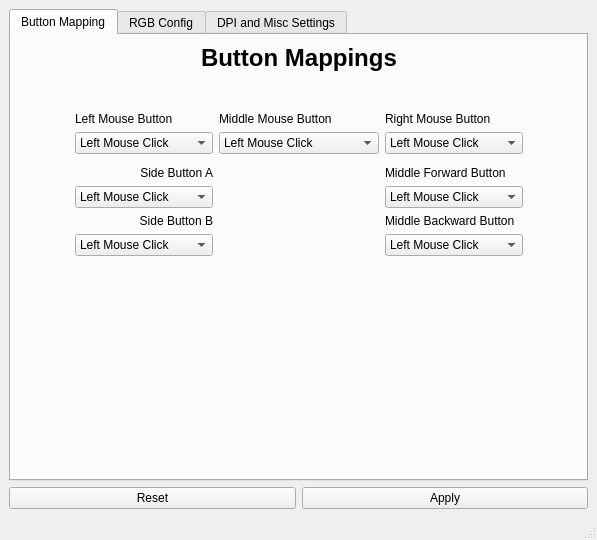
<?xml version="1.0" encoding="UTF-8"?>
<ui version="4.0">
 <class>MainWindow</class>
 <widget class="QMainWindow" name="MainWindow">
  <property name="geometry">
   <rect>
    <x>0</x>
    <y>0</y>
    <width>597</width>
    <height>540</height>
   </rect>
  </property>
  <property name="windowTitle">
   <string>A704F Mouse Utilities</string>
  </property>
  <property name="windowIcon">
   <iconset resource="../resource.qrc">
    <normaloff>:/img/mouse_base.png</normaloff>:/img/mouse_base.png</iconset>
  </property>
  <widget class="QWidget" name="centralwidget">
   <layout class="QGridLayout" name="gridLayout_2">
    <item row="1" column="0">
     <layout class="QHBoxLayout" name="actionRow">
      <item>
       <widget class="QPushButton" name="resetButton">
        <property name="text">
         <string>Reset</string>
        </property>
       </widget>
      </item>
      <item>
       <widget class="QPushButton" name="applyButton">
        <property name="sizePolicy">
         <sizepolicy hsizetype="Preferred" vsizetype="Fixed">
          <horstretch>0</horstretch>
          <verstretch>0</verstretch>
         </sizepolicy>
        </property>
        <property name="text">
         <string>Apply</string>
        </property>
       </widget>
      </item>
     </layout>
    </item>
    <item row="0" column="0">
     <widget class="QTabWidget" name="tabWidget">
      <property name="currentIndex">
       <number>0</number>
      </property>
      <widget class="QWidget" name="buttonMappingTab">
       <attribute name="title">
        <string>Button Mapping</string>
       </attribute>
       <layout class="QGridLayout" name="gridLayout_8">
        <item row="1" column="1">
         <spacer name="verticalSpacer_7">
          <property name="orientation">
           <enum>Qt::Vertical</enum>
          </property>
          <property name="sizeHint" stdset="0">
           <size>
            <width>20</width>
            <height>40</height>
           </size>
          </property>
         </spacer>
        </item>
        <item row="2" column="2">
         <spacer name="horizontalSpacer_2">
          <property name="orientation">
           <enum>Qt::Horizontal</enum>
          </property>
          <property name="sizeHint" stdset="0">
           <size>
            <width>40</width>
            <height>20</height>
           </size>
          </property>
         </spacer>
        </item>
        <item row="2" column="0">
         <spacer name="horizontalSpacer">
          <property name="orientation">
           <enum>Qt::Horizontal</enum>
          </property>
          <property name="sizeHint" stdset="0">
           <size>
            <width>40</width>
            <height>20</height>
           </size>
          </property>
         </spacer>
        </item>
        <item row="3" column="1">
         <spacer name="verticalSpacer_6">
          <property name="orientation">
           <enum>Qt::Vertical</enum>
          </property>
          <property name="sizeHint" stdset="0">
           <size>
            <width>20</width>
            <height>40</height>
           </size>
          </property>
         </spacer>
        </item>
        <item row="2" column="1">
         <layout class="QGridLayout" name="gridLayout_6">
          <item row="0" column="2">
           <layout class="QVBoxLayout" name="verticalLayout_3">
            <item>
             <widget class="QLabel" name="label_3">
              <property name="sizePolicy">
               <sizepolicy hsizetype="Preferred" vsizetype="Fixed">
                <horstretch>0</horstretch>
                <verstretch>0</verstretch>
               </sizepolicy>
              </property>
              <property name="text">
               <string>Right Mouse Button</string>
              </property>
             </widget>
            </item>
            <item>
             <widget class="QComboBox" name="rmbComboBox">
              <item>
               <property name="text">
                <string>Left Mouse Click</string>
               </property>
              </item>
              <item>
               <property name="text">
                <string>Middle Mouse Click</string>
               </property>
              </item>
              <item>
               <property name="text">
                <string>Right Mouse Click</string>
               </property>
              </item>
              <item>
               <property name="text">
                <string>Forward</string>
               </property>
              </item>
              <item>
               <property name="text">
                <string>Backward</string>
               </property>
              </item>
              <item>
               <property name="text">
                <string>DPI Switch</string>
               </property>
              </item>
              <item>
               <property name="text">
                <string>Show Desktop</string>
               </property>
              </item>
              <item>
               <property name="text">
                <string>Double Click</string>
               </property>
              </item>
              <item>
               <property name="text">
                <string>Fire</string>
               </property>
              </item>
              <item>
               <property name="text">
                <string>DPI+</string>
               </property>
              </item>
              <item>
               <property name="text">
                <string>DPI-</string>
               </property>
              </item>
              <item>
               <property name="text">
                <string>Custom...</string>
               </property>
              </item>
             </widget>
            </item>
           </layout>
          </item>
          <item row="0" column="0">
           <layout class="QVBoxLayout" name="verticalLayout">
            <item>
             <widget class="QLabel" name="label_2">
              <property name="sizePolicy">
               <sizepolicy hsizetype="Preferred" vsizetype="Fixed">
                <horstretch>0</horstretch>
                <verstretch>0</verstretch>
               </sizepolicy>
              </property>
              <property name="text">
               <string>Left Mouse Button</string>
              </property>
             </widget>
            </item>
            <item>
             <widget class="QComboBox" name="lmbComboBox">
              <item>
               <property name="text">
                <string>Left Mouse Click</string>
               </property>
              </item>
              <item>
               <property name="text">
                <string>Middle Mouse Click</string>
               </property>
              </item>
              <item>
               <property name="text">
                <string>Right Mouse Click</string>
               </property>
              </item>
              <item>
               <property name="text">
                <string>Forward</string>
               </property>
              </item>
              <item>
               <property name="text">
                <string>Backward</string>
               </property>
              </item>
              <item>
               <property name="text">
                <string>DPI Switch</string>
               </property>
              </item>
              <item>
               <property name="text">
                <string>Show Desktop</string>
               </property>
              </item>
              <item>
               <property name="text">
                <string>Double Click</string>
               </property>
              </item>
              <item>
               <property name="text">
                <string>Fire</string>
               </property>
              </item>
              <item>
               <property name="text">
                <string>DPI+</string>
               </property>
              </item>
              <item>
               <property name="text">
                <string>DPI-</string>
               </property>
              </item>
              <item>
               <property name="text">
                <string>Custom...</string>
               </property>
              </item>
             </widget>
            </item>
           </layout>
          </item>
          <item row="2" column="0">
           <layout class="QVBoxLayout" name="verticalLayout_8">
            <item>
             <widget class="QLabel" name="label_7">
              <property name="sizePolicy">
               <sizepolicy hsizetype="Preferred" vsizetype="Fixed">
                <horstretch>0</horstretch>
                <verstretch>0</verstretch>
               </sizepolicy>
              </property>
              <property name="layoutDirection">
               <enum>Qt::LeftToRight</enum>
              </property>
              <property name="text">
               <string>&lt;html&gt;&lt;head/&gt;&lt;body&gt;&lt;p align=&quot;right&quot;&gt;Side Button A&lt;/p&gt;&lt;/body&gt;&lt;/html&gt;</string>
              </property>
             </widget>
            </item>
            <item>
             <widget class="QComboBox" name="sfdComboBox">
              <item>
               <property name="text">
                <string>Left Mouse Click</string>
               </property>
              </item>
              <item>
               <property name="text">
                <string>Middle Mouse Click</string>
               </property>
              </item>
              <item>
               <property name="text">
                <string>Right Mouse Click</string>
               </property>
              </item>
              <item>
               <property name="text">
                <string>Forward</string>
               </property>
              </item>
              <item>
               <property name="text">
                <string>Backward</string>
               </property>
              </item>
              <item>
               <property name="text">
                <string>DPI Switch</string>
               </property>
              </item>
              <item>
               <property name="text">
                <string>Show Desktop</string>
               </property>
              </item>
              <item>
               <property name="text">
                <string>Double Click</string>
               </property>
              </item>
              <item>
               <property name="text">
                <string>Fire</string>
               </property>
              </item>
              <item>
               <property name="text">
                <string>DPI+</string>
               </property>
              </item>
              <item>
               <property name="text">
                <string>DPI-</string>
               </property>
              </item>
              <item>
               <property name="text">
                <string>Custom...</string>
               </property>
              </item>
             </widget>
            </item>
            <item>
             <layout class="QVBoxLayout" name="verticalLayout_9">
              <item>
               <widget class="QLabel" name="label_8">
                <property name="sizePolicy">
                 <sizepolicy hsizetype="Preferred" vsizetype="Fixed">
                  <horstretch>0</horstretch>
                  <verstretch>0</verstretch>
                 </sizepolicy>
                </property>
                <property name="text">
                 <string>&lt;html&gt;&lt;head/&gt;&lt;body&gt;&lt;p align=&quot;right&quot;&gt;Side Button B&lt;/p&gt;&lt;/body&gt;&lt;/html&gt;</string>
                </property>
               </widget>
              </item>
              <item>
               <widget class="QComboBox" name="sbdComboBox">
                <item>
                 <property name="text">
                  <string>Left Mouse Click</string>
                 </property>
                </item>
                <item>
                 <property name="text">
                  <string>Middle Mouse Click</string>
                 </property>
                </item>
                <item>
                 <property name="text">
                  <string>Right Mouse Click</string>
                 </property>
                </item>
                <item>
                 <property name="text">
                  <string>Forward</string>
                 </property>
                </item>
                <item>
                 <property name="text">
                  <string>Backward</string>
                 </property>
                </item>
                <item>
                 <property name="text">
                  <string>DPI Switch</string>
                 </property>
                </item>
                <item>
                 <property name="text">
                  <string>Show Desktop</string>
                 </property>
                </item>
                <item>
                 <property name="text">
                  <string>Double Click</string>
                 </property>
                </item>
                <item>
                 <property name="text">
                  <string>Fire</string>
                 </property>
                </item>
                <item>
                 <property name="text">
                  <string>DPI+</string>
                 </property>
                </item>
                <item>
                 <property name="text">
                  <string>DPI-</string>
                 </property>
                </item>
                <item>
                 <property name="text">
                  <string>Custom...</string>
                 </property>
                </item>
               </widget>
              </item>
              <item>
               <spacer name="verticalSpacer_3">
                <property name="orientation">
                 <enum>Qt::Vertical</enum>
                </property>
                <property name="sizeHint" stdset="0">
                 <size>
                  <width>20</width>
                  <height>40</height>
                 </size>
                </property>
               </spacer>
              </item>
             </layout>
            </item>
           </layout>
          </item>
          <item row="0" column="1">
           <layout class="QVBoxLayout" name="verticalLayout_2">
            <item>
             <widget class="QLabel" name="label_4">
              <property name="sizePolicy">
               <sizepolicy hsizetype="Preferred" vsizetype="Fixed">
                <horstretch>0</horstretch>
                <verstretch>0</verstretch>
               </sizepolicy>
              </property>
              <property name="text">
               <string>Middle Mouse Button</string>
              </property>
             </widget>
            </item>
            <item>
             <widget class="QComboBox" name="mmbComboBox">
              <item>
               <property name="text">
                <string>Left Mouse Click</string>
               </property>
              </item>
              <item>
               <property name="text">
                <string>Middle Mouse Click</string>
               </property>
              </item>
              <item>
               <property name="text">
                <string>Right Mouse Click</string>
               </property>
              </item>
              <item>
               <property name="text">
                <string>Forward</string>
               </property>
              </item>
              <item>
               <property name="text">
                <string>Backward</string>
               </property>
              </item>
              <item>
               <property name="text">
                <string>DPI Switch</string>
               </property>
              </item>
              <item>
               <property name="text">
                <string>Show Desktop</string>
               </property>
              </item>
              <item>
               <property name="text">
                <string>Double Click</string>
               </property>
              </item>
              <item>
               <property name="text">
                <string>Fire</string>
               </property>
              </item>
              <item>
               <property name="text">
                <string>DPI+</string>
               </property>
              </item>
              <item>
               <property name="text">
                <string>DPI-</string>
               </property>
              </item>
              <item>
               <property name="text">
                <string>Custom...</string>
               </property>
              </item>
             </widget>
            </item>
           </layout>
          </item>
          <item row="2" column="2">
           <layout class="QVBoxLayout" name="verticalLayout_4">
            <item>
             <widget class="QLabel" name="label_5">
              <property name="sizePolicy">
               <sizepolicy hsizetype="Preferred" vsizetype="Fixed">
                <horstretch>0</horstretch>
                <verstretch>0</verstretch>
               </sizepolicy>
              </property>
              <property name="text">
               <string>Middle Forward Button</string>
              </property>
             </widget>
            </item>
            <item>
             <widget class="QComboBox" name="mfdComboBox">
              <item>
               <property name="text">
                <string>Left Mouse Click</string>
               </property>
              </item>
              <item>
               <property name="text">
                <string>Middle Mouse Click</string>
               </property>
              </item>
              <item>
               <property name="text">
                <string>Right Mouse Click</string>
               </property>
              </item>
              <item>
               <property name="text">
                <string>Forward</string>
               </property>
              </item>
              <item>
               <property name="text">
                <string>Backward</string>
               </property>
              </item>
              <item>
               <property name="text">
                <string>DPI Switch</string>
               </property>
              </item>
              <item>
               <property name="text">
                <string>Show Desktop</string>
               </property>
              </item>
              <item>
               <property name="text">
                <string>Double Click</string>
               </property>
              </item>
              <item>
               <property name="text">
                <string>Fire</string>
               </property>
              </item>
              <item>
               <property name="text">
                <string>DPI+</string>
               </property>
              </item>
              <item>
               <property name="text">
                <string>DPI-</string>
               </property>
              </item>
              <item>
               <property name="text">
                <string>Custom...</string>
               </property>
              </item>
             </widget>
            </item>
            <item>
             <layout class="QVBoxLayout" name="verticalLayout_5">
              <item>
               <widget class="QLabel" name="label_6">
                <property name="sizePolicy">
                 <sizepolicy hsizetype="Preferred" vsizetype="Fixed">
                  <horstretch>0</horstretch>
                  <verstretch>0</verstretch>
                 </sizepolicy>
                </property>
                <property name="text">
                 <string>Middle Backward Button</string>
                </property>
               </widget>
              </item>
              <item>
               <widget class="QComboBox" name="mbdComboBox">
                <item>
                 <property name="text">
                  <string>Left Mouse Click</string>
                 </property>
                </item>
                <item>
                 <property name="text">
                  <string>Middle Mouse Click</string>
                 </property>
                </item>
                <item>
                 <property name="text">
                  <string>Right Mouse Click</string>
                 </property>
                </item>
                <item>
                 <property name="text">
                  <string>Forward</string>
                 </property>
                </item>
                <item>
                 <property name="text">
                  <string>Backward</string>
                 </property>
                </item>
                <item>
                 <property name="text">
                  <string>DPI Switch</string>
                 </property>
                </item>
                <item>
                 <property name="text">
                  <string>Show Desktop</string>
                 </property>
                </item>
                <item>
                 <property name="text">
                  <string>Double Click</string>
                 </property>
                </item>
                <item>
                 <property name="text">
                  <string>Fire</string>
                 </property>
                </item>
                <item>
                 <property name="text">
                  <string>DPI+</string>
                 </property>
                </item>
                <item>
                 <property name="text">
                  <string>DPI-</string>
                 </property>
                </item>
                <item>
                 <property name="text">
                  <string>Custom...</string>
                 </property>
                </item>
               </widget>
              </item>
              <item>
               <spacer name="verticalSpacer_4">
                <property name="orientation">
                 <enum>Qt::Vertical</enum>
                </property>
                <property name="sizeHint" stdset="0">
                 <size>
                  <width>20</width>
                  <height>40</height>
                 </size>
                </property>
               </spacer>
              </item>
             </layout>
            </item>
           </layout>
          </item>
          <item row="1" column="1" rowspan="2">
           <widget class="QLabel" name="mousePreview1">
            <property name="minimumSize">
             <size>
              <width>160</width>
              <height>275</height>
             </size>
            </property>
            <property name="maximumSize">
             <size>
              <width>160</width>
              <height>275</height>
             </size>
            </property>
            <property name="text">
             <string/>
            </property>
            <property name="pixmap">
             <pixmap resource="../resource.qrc">:/img/mouse_base.png</pixmap>
            </property>
            <property name="scaledContents">
             <bool>true</bool>
            </property>
           </widget>
          </item>
         </layout>
        </item>
        <item row="0" column="1" alignment="Qt::AlignHCenter">
         <widget class="QLabel" name="label_13">
          <property name="font">
           <font>
            <pointsize>18</pointsize>
            <bold>true</bold>
           </font>
          </property>
          <property name="text">
           <string>Button Mappings</string>
          </property>
         </widget>
        </item>
       </layout>
      </widget>
      <widget class="QWidget" name="rgbTab">
       <attribute name="title">
        <string>RGB Config</string>
       </attribute>
       <layout class="QGridLayout" name="gridLayout_3">
        <item row="2" column="1">
         <widget class="QLabel" name="rgb_mouse_red">
          <property name="sizePolicy">
           <sizepolicy hsizetype="Fixed" vsizetype="Fixed">
            <horstretch>0</horstretch>
            <verstretch>0</verstretch>
           </sizepolicy>
          </property>
          <property name="minimumSize">
           <size>
            <width>10</width>
            <height>10</height>
           </size>
          </property>
          <property name="maximumSize">
           <size>
            <width>20</width>
            <height>20</height>
           </size>
          </property>
          <property name="text">
           <string/>
          </property>
          <property name="pixmap">
           <pixmap resource="../resource.qrc">:/img/rgb_red.png</pixmap>
          </property>
          <property name="scaledContents">
           <bool>true</bool>
          </property>
         </widget>
        </item>
        <item row="3" column="0">
         <spacer name="verticalSpacer_5">
          <property name="orientation">
           <enum>Qt::Vertical</enum>
          </property>
          <property name="sizeHint" stdset="0">
           <size>
            <width>20</width>
            <height>40</height>
           </size>
          </property>
         </spacer>
        </item>
        <item row="2" column="2">
         <widget class="QLabel" name="rgb_mouse_purple">
          <property name="maximumSize">
           <size>
            <width>20</width>
            <height>20</height>
           </size>
          </property>
          <property name="text">
           <string/>
          </property>
          <property name="pixmap">
           <pixmap resource="../resource.qrc">:/img/rgb_purple.png</pixmap>
          </property>
          <property name="scaledContents">
           <bool>true</bool>
          </property>
         </widget>
        </item>
        <item row="5" column="0">
         <widget class="QPushButton" name="flashRGBButton">
          <property name="text">
           <string>Flash Light</string>
          </property>
         </widget>
        </item>
        <item row="4" column="0">
         <layout class="QGridLayout" name="gridLayout">
          <property name="sizeConstraint">
           <enum>QLayout::SetDefaultConstraint</enum>
          </property>
          <property name="verticalSpacing">
           <number>3</number>
          </property>
          <item row="0" column="0">
           <widget class="QRadioButton" name="rgbSlow">
            <property name="text">
             <string>Slow</string>
            </property>
           </widget>
          </item>
          <item row="0" column="3">
           <widget class="QRadioButton" name="rgbStatic">
            <property name="text">
             <string>Static</string>
            </property>
           </widget>
          </item>
          <item row="0" column="5">
           <widget class="QRadioButton" name="rgbNone">
            <property name="text">
             <string>None</string>
            </property>
           </widget>
          </item>
          <item row="0" column="1">
           <widget class="QRadioButton" name="rgbFast">
            <property name="text">
             <string>Fast</string>
            </property>
           </widget>
          </item>
          <item row="0" column="2">
           <widget class="QRadioButton" name="rgbSuperFast">
            <property name="text">
             <string>Very Fast</string>
            </property>
           </widget>
          </item>
         </layout>
        </item>
        <item row="1" column="0">
         <spacer name="verticalSpacer">
          <property name="orientation">
           <enum>Qt::Vertical</enum>
          </property>
          <property name="sizeHint" stdset="0">
           <size>
            <width>20</width>
            <height>40</height>
           </size>
          </property>
         </spacer>
        </item>
        <item row="2" column="5">
         <widget class="QLabel" name="rgb_mouse_base">
          <property name="maximumSize">
           <size>
            <width>20</width>
            <height>20</height>
           </size>
          </property>
          <property name="text">
           <string/>
          </property>
          <property name="pixmap">
           <pixmap resource="../resource.qrc">:/img/mouse_base.png</pixmap>
          </property>
          <property name="scaledContents">
           <bool>true</bool>
          </property>
         </widget>
        </item>
        <item row="2" column="3">
         <widget class="QLabel" name="rgb_mouse_blue">
          <property name="minimumSize">
           <size>
            <width>40</width>
            <height>40</height>
           </size>
          </property>
          <property name="maximumSize">
           <size>
            <width>20</width>
            <height>20</height>
           </size>
          </property>
          <property name="text">
           <string/>
          </property>
          <property name="pixmap">
           <pixmap resource="../resource.qrc">:/img/rgb_blue.png</pixmap>
          </property>
          <property name="scaledContents">
           <bool>true</bool>
          </property>
         </widget>
        </item>
        <item row="0" column="0" alignment="Qt::AlignHCenter">
         <widget class="QLabel" name="label">
          <property name="font">
           <font>
            <pointsize>18</pointsize>
            <bold>true</bold>
           </font>
          </property>
          <property name="text">
           <string>RGB Configuration</string>
          </property>
         </widget>
        </item>
        <item row="2" column="0" alignment="Qt::AlignHCenter|Qt::AlignVCenter">
         <widget class="QLabel" name="rgb_mouse_display">
          <property name="enabled">
           <bool>true</bool>
          </property>
          <property name="minimumSize">
           <size>
            <width>150</width>
            <height>0</height>
           </size>
          </property>
          <property name="maximumSize">
           <size>
            <width>150</width>
            <height>250</height>
           </size>
          </property>
          <property name="text">
           <string/>
          </property>
          <property name="pixmap">
           <pixmap resource="../resource.qrc">:/img/mouse_base.png</pixmap>
          </property>
          <property name="scaledContents">
           <bool>true</bool>
          </property>
         </widget>
        </item>
        <item row="2" column="4">
         <widget class="QLabel" name="rgb_mouse_magenta">
          <property name="maximumSize">
           <size>
            <width>20</width>
            <height>20</height>
           </size>
          </property>
          <property name="text">
           <string/>
          </property>
          <property name="pixmap">
           <pixmap resource="../resource.qrc">:/img/rgb_magenta.png</pixmap>
          </property>
          <property name="scaledContents">
           <bool>true</bool>
          </property>
         </widget>
        </item>
       </layout>
      </widget>
      <widget class="QWidget" name="dpiTab">
       <attribute name="title">
        <string>DPI and Misc Settings</string>
       </attribute>
       <layout class="QGridLayout" name="gridLayout_5">
        <item row="1" column="1">
         <layout class="QVBoxLayout" name="verticalLayout_14">
          <item>
           <layout class="QHBoxLayout" name="horizontalLayout_4">
            <item>
             <layout class="QHBoxLayout" name="horizontalLayout_5">
              <item>
               <layout class="QVBoxLayout" name="verticalLayout_7">
                <item alignment="Qt::AlignHCenter">
                 <widget class="QCheckBox" name="dpi1Enabled">
                  <property name="text">
                   <string>Enabled</string>
                  </property>
                  <property name="checked">
                   <bool>true</bool>
                  </property>
                 </widget>
                </item>
                <item alignment="Qt::AlignHCenter">
                 <widget class="QRadioButton" name="dpi1Radio">
                  <property name="font">
                   <font>
                    <pointsize>14</pointsize>
                   </font>
                  </property>
                  <property name="text">
                   <string>DPI 1</string>
                  </property>
                 </widget>
                </item>
                <item alignment="Qt::AlignHCenter">
                 <widget class="QLabel" name="dpi1Value">
                  <property name="font">
                   <font>
                    <pointsize>12</pointsize>
                   </font>
                  </property>
                  <property name="text">
                   <string>600</string>
                  </property>
                 </widget>
                </item>
               </layout>
              </item>
              <item>
               <layout class="QVBoxLayout" name="verticalLayout_10">
                <item alignment="Qt::AlignHCenter">
                 <widget class="QCheckBox" name="dpi2Enabled">
                  <property name="text">
                   <string>Enabled</string>
                  </property>
                  <property name="checked">
                   <bool>true</bool>
                  </property>
                 </widget>
                </item>
                <item alignment="Qt::AlignHCenter">
                 <widget class="QRadioButton" name="dpi2Radio">
                  <property name="font">
                   <font>
                    <pointsize>14</pointsize>
                   </font>
                  </property>
                  <property name="text">
                   <string>DPI 2</string>
                  </property>
                 </widget>
                </item>
                <item>
                 <widget class="QLabel" name="dpi2Value">
                  <property name="font">
                   <font>
                    <pointsize>12</pointsize>
                   </font>
                  </property>
                  <property name="text">
                   <string>800</string>
                  </property>
                  <property name="alignment">
                   <set>Qt::AlignCenter</set>
                  </property>
                 </widget>
                </item>
               </layout>
              </item>
              <item>
               <layout class="QVBoxLayout" name="verticalLayout_11">
                <item alignment="Qt::AlignHCenter">
                 <widget class="QCheckBox" name="dpi3Enabled">
                  <property name="text">
                   <string>Enabled</string>
                  </property>
                  <property name="checked">
                   <bool>true</bool>
                  </property>
                 </widget>
                </item>
                <item alignment="Qt::AlignHCenter">
                 <widget class="QRadioButton" name="dpi3Radio">
                  <property name="font">
                   <font>
                    <pointsize>14</pointsize>
                   </font>
                  </property>
                  <property name="text">
                   <string>DPI 3</string>
                  </property>
                 </widget>
                </item>
                <item alignment="Qt::AlignHCenter">
                 <widget class="QLabel" name="dpi3Value">
                  <property name="font">
                   <font>
                    <pointsize>12</pointsize>
                   </font>
                  </property>
                  <property name="text">
                   <string>1200</string>
                  </property>
                 </widget>
                </item>
               </layout>
              </item>
              <item>
               <layout class="QVBoxLayout" name="verticalLayout_12">
                <item alignment="Qt::AlignHCenter">
                 <widget class="QCheckBox" name="dpi4Enabled">
                  <property name="text">
                   <string>Enabled</string>
                  </property>
                  <property name="checked">
                   <bool>true</bool>
                  </property>
                 </widget>
                </item>
                <item alignment="Qt::AlignHCenter">
                 <widget class="QRadioButton" name="dpi4Radio">
                  <property name="font">
                   <font>
                    <pointsize>14</pointsize>
                   </font>
                  </property>
                  <property name="text">
                   <string>DPI 4</string>
                  </property>
                 </widget>
                </item>
                <item alignment="Qt::AlignHCenter">
                 <widget class="QLabel" name="dpi4Value">
                  <property name="font">
                   <font>
                    <pointsize>12</pointsize>
                   </font>
                  </property>
                  <property name="text">
                   <string>2400</string>
                  </property>
                 </widget>
                </item>
               </layout>
              </item>
             </layout>
            </item>
           </layout>
          </item>
          <item>
           <widget class="QLabel" name="label_14">
            <property name="text">
             <string>DPI Slider</string>
            </property>
           </widget>
          </item>
          <item>
           <widget class="QSlider" name="dpiSlider">
            <property name="minimum">
             <number>1</number>
            </property>
            <property name="maximum">
             <number>15</number>
            </property>
            <property name="pageStep">
             <number>1</number>
            </property>
            <property name="value">
             <number>3</number>
            </property>
            <property name="orientation">
             <enum>Qt::Horizontal</enum>
            </property>
            <property name="tickPosition">
             <enum>QSlider::TicksBelow</enum>
            </property>
           </widget>
          </item>
          <item>
           <spacer name="verticalSpacer_8">
            <property name="orientation">
             <enum>Qt::Vertical</enum>
            </property>
            <property name="sizeHint" stdset="0">
             <size>
              <width>20</width>
              <height>40</height>
             </size>
            </property>
           </spacer>
          </item>
          <item>
           <widget class="QGroupBox" name="groupBox">
            <property name="sizePolicy">
             <sizepolicy hsizetype="Preferred" vsizetype="Preferred">
              <horstretch>0</horstretch>
              <verstretch>0</verstretch>
             </sizepolicy>
            </property>
            <property name="title">
             <string>Use scroll wheel for</string>
            </property>
            <property name="flat">
             <bool>false</bool>
            </property>
            <property name="checkable">
             <bool>false</bool>
            </property>
            <layout class="QHBoxLayout" name="horizontalLayout_7">
             <item>
              <widget class="QRadioButton" name="scrollRadio">
               <property name="text">
                <string>Scrolling</string>
               </property>
              </widget>
             </item>
             <item>
              <widget class="QRadioButton" name="volumeRadio">
               <property name="text">
                <string>Controlling Volume</string>
               </property>
              </widget>
             </item>
            </layout>
           </widget>
          </item>
          <item>
           <layout class="QHBoxLayout" name="horizontalLayout_2">
            <property name="sizeConstraint">
             <enum>QLayout::SetDefaultConstraint</enum>
            </property>
            <property name="leftMargin">
             <number>0</number>
            </property>
            <property name="bottomMargin">
             <number>0</number>
            </property>
           </layout>
          </item>
          <item>
           <layout class="QGridLayout" name="gridLayout_7">
            <item row="3" column="0">
             <widget class="QLabel" name="label_11">
              <property name="text">
               <string>&lt;html&gt;&lt;head/&gt;&lt;body&gt;&lt;p&gt;0s&lt;/p&gt;&lt;/body&gt;&lt;/html&gt;</string>
              </property>
             </widget>
            </item>
            <item row="2" column="0" colspan="2">
             <widget class="QSlider" name="fireRateSlider">
              <property name="minimumSize">
               <size>
                <width>0</width>
                <height>0</height>
               </size>
              </property>
              <property name="maximumSize">
               <size>
                <width>16777215</width>
                <height>16777215</height>
               </size>
              </property>
              <property name="minimum">
               <number>0</number>
              </property>
              <property name="maximum">
               <number>255</number>
              </property>
              <property name="singleStep">
               <number>1</number>
              </property>
              <property name="pageStep">
               <number>10</number>
              </property>
              <property name="orientation">
               <enum>Qt::Horizontal</enum>
              </property>
              <property name="tickPosition">
               <enum>QSlider::TicksBelow</enum>
              </property>
             </widget>
            </item>
            <item row="2" column="2">
             <widget class="QLabel" name="fireRateLabel">
              <property name="sizePolicy">
               <sizepolicy hsizetype="Maximum" vsizetype="Preferred">
                <horstretch>0</horstretch>
                <verstretch>0</verstretch>
               </sizepolicy>
              </property>
              <property name="text">
               <string>Every 0s</string>
              </property>
             </widget>
            </item>
            <item row="1" column="0" colspan="3">
             <widget class="QLabel" name="label_9">
              <property name="text">
               <string>Fire Rate</string>
              </property>
             </widget>
            </item>
            <item row="3" column="1">
             <widget class="QLabel" name="label_12">
              <property name="text">
               <string>&lt;html&gt;&lt;head/&gt;&lt;body&gt;&lt;p align=&quot;right&quot;&gt;2s&lt;/p&gt;&lt;/body&gt;&lt;/html&gt;</string>
              </property>
             </widget>
            </item>
           </layout>
          </item>
         </layout>
        </item>
        <item row="0" column="0" colspan="2" alignment="Qt::AlignHCenter">
         <widget class="QLabel" name="label_18">
          <property name="font">
           <font>
            <pointsize>18</pointsize>
            <bold>true</bold>
           </font>
          </property>
          <property name="text">
           <string>DPI &amp; Misc Settings</string>
          </property>
         </widget>
        </item>
        <item row="1" column="0">
         <layout class="QGridLayout" name="gridLayout_4"/>
        </item>
       </layout>
      </widget>
     </widget>
    </item>
   </layout>
  </widget>
  <widget class="QMenuBar" name="menubar">
   <property name="geometry">
    <rect>
     <x>0</x>
     <y>0</y>
     <width>597</width>
     <height>23</height>
    </rect>
   </property>
  </widget>
  <widget class="QStatusBar" name="statusbar"/>
 </widget>
 <resources>
  <include location="../resource.qrc"/>
 </resources>
 <connections/>
</ui>
